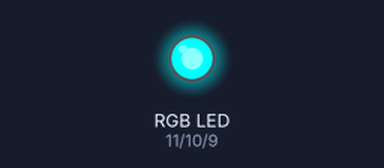
The sketch below on a simulated Arduino Uno, built with avr-gcc and run on an emulated ATmega328P. Shown: an RGB LED mixed from three pins (HIGH = lit).

Above: at 0.05 s.
At 1.75 s:
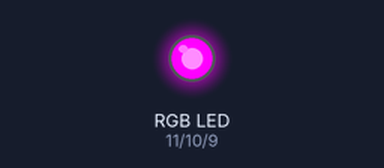
At 2.6 s:
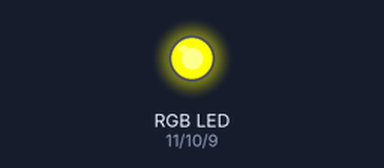
At 3.5 s:
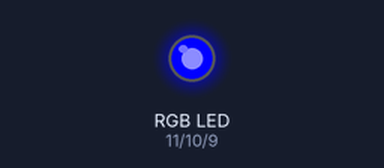
At 5.25 s:
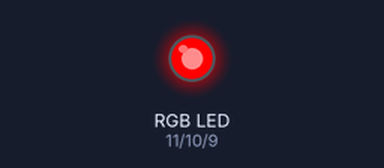
At 7.0 s:
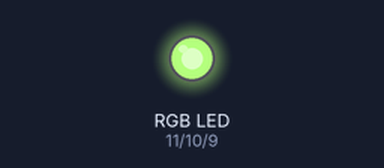
Timing chart, 0 to 9.1 s (numbered marks = the images above):
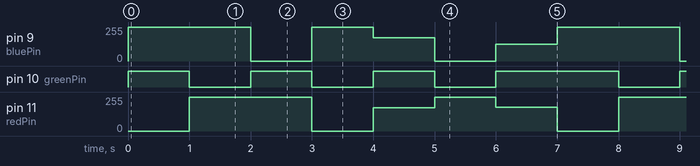

The sketch:

adafruit_3.ino
```cpp
/*
Adafruit Arduino - Lesson 3. RGB LED
*/

/* using a common anode RGB led */

int redPin = 11;
int greenPin = 10;
int bluePin = 9;
int time = 1000;

void setup()
{
  pinMode(redPin, OUTPUT);
  pinMode(greenPin, OUTPUT);
  pinMode(bluePin, OUTPUT);
}

void loop()
{
  setColor(255, 0, 0);  // red
  delay(time);
  setColor(0, 255, 0);  // green
  delay(time);
  setColor(0, 0, 255);  // blue
  delay(time);
  setColor(255, 255, 0);  // yellow
  delay(time);
  setColor(80, 0, 80);  // purple
  delay(time);
  setColor(0, 255, 255);  // aqua
  delay(time);
  setColor(0x4B, 0x0, 0x82);  // indigo
  delay(time);
}

void setColor(int red, int green, int blue)
{
  analogWrite(redPin, 255-red);
  analogWrite(greenPin, 255-green);
  analogWrite(bluePin, 255-blue);
}
```

Measured:
- by itself, pin 9 (bluePin): repeats every 7.0 s: 0/255 1.0 s, 255/255 1.0 s, 175/255 1.0 s, 0/255 1.0 s, 125/255 1.0 s, 255/255 2.0 s
- by itself, pin 10 (greenPin): repeats every 7.0 s: 2 × (LOW 1.0 s, HIGH 1.0 s), LOW 1.0 s, HIGH 2.0 s
- by itself, pin 11 (redPin): repeats every 7.0 s: 0/255 1.0 s, 175/255 1.0 s, 255/255 1.0 s, 180/255 1.0 s, 0/255 1.0 s, 255/255 2.0 s
